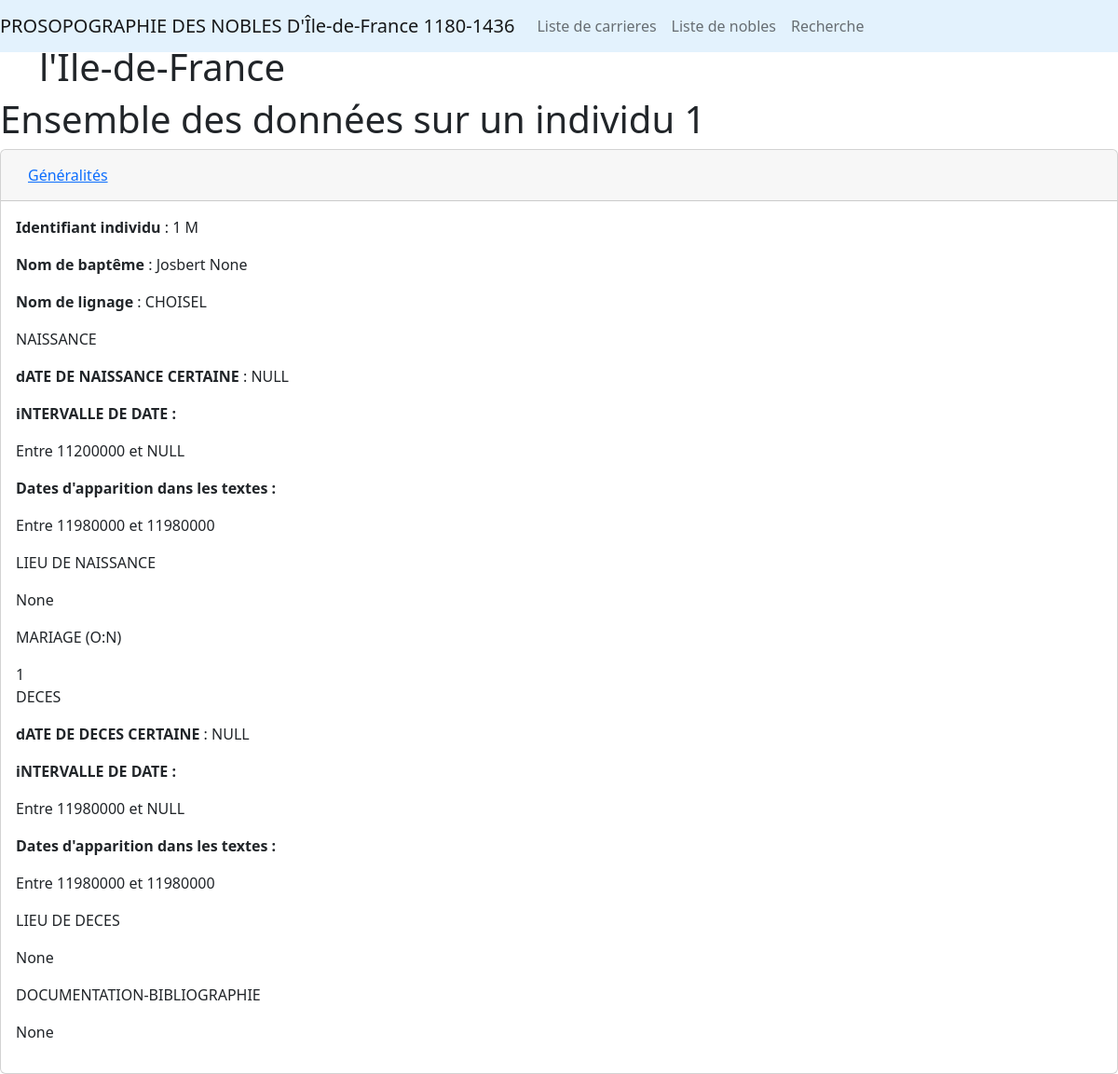
Screenshot of /individus/1 with the database file from the repository.
### app/models/nobility.py (models this page shows)
class IndIndividus(db.Model):
    __tablename__="indindividus"
    IND_id=db.Column(db.Integer,primary_key=True)
    IND_sexe=db.Column(db.Text)
    IND_prenom=db.Column(db.Text)
    IND_lignage=db.Column(db.Text)
    NUM_lignage=db.Column(db.Text)
    IND_surnom=db.Column(db.Text)
    IND_dat_naissance=db.Column(db.Text)
    IND_dat_naiss_approx_1=db.Column(db.Text)
    IND_dat_naiss_approx_2=db.Column(db.Text)
    IND_dat_deces=db.Column(db.Text)
    IND_dat_deces_approx_1=db.Column(db.Text)
    IND_dat_deces_approx_2=db.Column(db.Text)
    IND_dat_deces=db.Column(db.Text)
    IND_dat_deb_apparition=db.Column(db.Text)
    IND_dat_fin_apparition=db.Column(db.Text)
    IND_inhumation=db.Column(db.Text)
    IND_naiss_lieu=db.Column(db.Text)
    IND_deces=db.Column(db.Text)
    IND_origine_geo=db.Column(db.Text)
    IND_mariage=db.Column(db.Text)
    IND_documentation=db.Column(db.Text)
    IND_comm=db.Column(db.Text)
    relation_carriere_sortante = db.relationship(
        "CrrCarriere",
        foreign_keys='CrrCarriere.IND_id_1',
        primaryjoin="IndIndividus.IND_id == CrrCarriere.IND_id_1",
        backref="relation_carriere_sortante",
        lazy="dynamic"
    )
    relation_carriere_entrante = db.relationship(
        "CrrCarriere",
        foreign_keys='CrrCarriere.IND_id_2',
        primaryjoin="IndIndividus.IND_id == CrrCarriere.IND_id_2",
        backref="relation_carriere_entrante",
        lazy="dynamic"
    )
    __table_args__ = (
        db.CheckConstraint('crrCarriere.IND_id_1 != CrrCarriere.IND_id_2', name='check_diff_individus'),
    )

### app/routes/generales.py (the view)
@app.route("/individus/<int:id_individu>")
def un_individu(id_individu):
  individu_1 = IndIndividus.query.get(id_individu)
  carrieres_sortantes=[]
  relations_carrieres_sortantes=individu_1.relation_carriere_sortante.all()
  if relations_carrieres_sortantes:
    for carriere in relations_carrieres_sortantes:
      print(type(carriere))  # Vérifiez si c'est un objet ou un dictionnaire
      individu_2 = IndIndividus.query.get(carriere.IND_id_2)
      type_relation = TypType6.query.get(carriere.TYP_type_6)
      reference=RefDocuments.query.get(carriere.REF_id)
      if reference is not None:
        carrieres_sortantes.append({
          "nomIndividu_2": f"{individu_2.IND_prenom} {individu_2.IND_lignage}" if individu_2 else "Inconnu",
          "Element_de_carriere": carriere.CRR_desc,
          "Référence_carriere": reference.REF_desc,
          "Type_carriere_groupe":f"{type_relation.TYP_groupes} e{type_relation.TYP_sous_groupes}",
          "Type_carriere_libelle":type_relation.TYP_lib,
          "Date_debut": carriere.CRR_dat_deb,
          "Date_fin": carriere.CRR_dat_fin,
          "Description": carriere.CRR_lib
        })
      else:
        carrieres_sortantes.append({
          "nomIndividu_2": f"{individu_2.IND_prenom} {individu_2.IND_lignage}" if individu_2 else "Inconnu",
          "Date_debut": carriere.CRR_dat_deb,
          "Date_fin": carriere.CRR_dat_fin,
          "Element_de_carriere": carriere.CRR_desc,
          "Référence_carriere": "Référence manquante",
          "Type_carriere_groupe":f"{type_relation.TYP_groupes} {type_relation.TYP_sous_groupes}",
          "Type_carriere_libelle":type_relation.TYP_lib,
          "Description": carriere.CRR_lib
        })
    carrieres_sortantes_triees = sorted(carrieres_sortantes, key=lambda x: x['Date_debut'])
    return render_template("pages/un_individu.html",donnee=individu_1,carrieres=carrieres_sortantes_triees,sous_titre=id_individu)
  else:
    return render_template("pages/un_individu.html",donnee=individu_1,sous_titre=id_individu)

### app/templates/pages/un_individu.html (shortened to what this page needs)
{% extends "partials/conteneur.html" %}
{% block body %}
<div class="container">
    <h1>Bienvenue sur le site de la prosopographie nobiliaire de l'Île-de-France</h1>
</div>
<div class="row">
    <h1>Ensemble des données sur un individu {{sous_titre}}</h1>
    <br>
</div>
<div id="accordion">
    <div class="card">
        <div class="card-header" id="headinggeneralites">
            <h5 class="mb-0">
                <button class="btn btn-link collapsed" data-toggle="collapse" data-target="#collapsegeneralites"
                    aria-expanded="false" aria-controls="collapsegeneralites">
                    Généralités
                </button>
            </h5>
        </div>
        <div>
            <div class="card-body">
                    <p><b>Identifiant individu</b> : {{donnee.IND_id}}  {{donnee.IND_sexe}}</p>
                    <p><b>Nom de baptême</b> : {{donnee.IND_prenom}} {{donnee.NUM_lignage}}</p>
                    <p><b>Nom de lignage</b> : {{donnee.IND_lignage}} </p>
                    <p>NAISSANCE</p>
                    <p><b>dATE DE NAISSANCE CERTAINE</b> : {{donnee.IND_dat_naissance}} </p>
                    <p><b>iNTERVALLE DE DATE :</b></p>
                    <p>Entre {{donnee.IND_dat_naiss_approx_1}} et {{donnee.IND_dat_naiss_approx_2}} </p>
                    <p><b>Dates d'apparition dans les textes :</b></p>
                    <p>Entre {{donnee.IND_dat_deb_apparition}} et {{donnee.IND_dat_fin_apparition}} </p>
                    <p>LIEU DE NAISSANCE</p>
                    <p>{{donnee.IND_naiss_lieu}}</p>
                    <p>MARIAGE (O:N)</p>
                    {{donnee.IND_mariage}}
                    <p>DECES</p>
                    <p><b>dATE DE DECES CERTAINE</b> : {{donnee.IND_dat_deces}} </p>
                    <p><b>iNTERVALLE DE DATE :</b></p>
                    <p>Entre {{donnee.IND_dat_deces_approx_1}} et {{donnee.IND_dat_deces_approx_2}} </p>
                    <p><b>Dates d'apparition dans les textes :</b></p>
                    <p>Entre {{donnee.IND_dat_deb_apparition}} et {{donnee.IND_dat_fin_apparition}} </p>
                    <p>LIEU DE DECES</p>
                    <p>{{donnee.IND_naiss_lieu}}</p>
                    <p>DOCUMENTATION-BIBLIOGRAPHIE</p>
                    <p>{{donnee.IND_deces}}</p>
            </div>
        </div>
    </div>
{% endblock %}

### rows the page displays
IndIndividus: IND_id "1", IND_sexe "M", IND_prenom "Josbert", IND_lignage "CHOISEL", IND_dat_naissance "NULL", IND_dat_naiss_approx_1 "11200000", IND_dat_naiss_approx_2 "NULL", IND_dat_deb_apparition "11980000", IND_dat_fin_apparition "11980000", IND_naiss_lieu "None", IND_mariage "1", IND_dat_deces "NULL", IND_dat_deces_approx_1 "11980000", IND_dat_deces_approx_2 "NULL", IND_deces "None"

### other values shown
{{ sous_titre }} "1"
{{ donnee.NUM_lignage }} "None"
